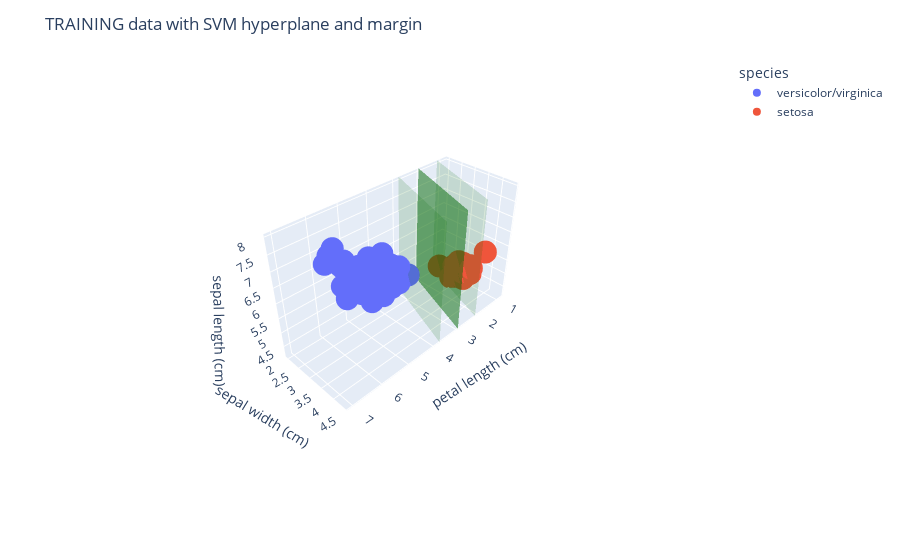

Notebook source saved alongside this figure:
### Code cell
# run the linear SVM for the separable case
w, b, alpha = linear_svm_dual_separable_case(x_train, y_train)
print(f"training accuracy = {accuracy(x_train, y_train, w, b)}")
print(f"test     accuracy = {accuracy(x_test , y_test , w, b)}")
print(f"alpha =\n {alpha}")
print(f"w = {w}")
print(f"b = {b}")
show_iris_solution(x_train, y_train, w, b, 
                   "TRAINING data with SVM hyperplane and margin")

### Figure 1 — Plotly figure (JSON) as saved in the notebook; plotly's stock layout.template omitted (floating-point values rounded to 4 significant figures)
{"data": [{"hovertemplate": "species=versicolor/virginica<br>petal length (cm)=%{x}<br>sepal width (cm)=%{y}<br>sepal length (cm)=%{z}<extra></extra>", "legendgroup": "versicolor/virginica", "marker": {"color": "#636efa", "symbol": "circle"}, "mode": "markers", "name": "versicolor/virginica", "scene": "scene", "showlegend": true, "type": "scatter3d", "x": [4.5, 5.4, 4, 3.3, 5.3, 3.8, 5, 5.1, 4.8, 3, 5.7, 5.1, 5.6, 6.1, 4, 5, 6, 4.9, 5.6, 5.5, 6, 4.7, 4.6, 4.8, 4.7, 5.3, 5.4, 4.2, 5.2, 3.5, 3.9, 4.6, 4.6, 4.4, 4.1, 6.3, 5.7, 3.3, 5.7, 5.8, 5.6, 4.9, 6.1, 5.6, 4.1, 5.5, 4.4, 4.3, 4.9, 5.1, 4, 4.5, 4, 5.9], "y": [3, 3.4, 2.3, 2.3, 2.7, 2.4, 3, 2.8, 3.2, 2.5, 3.2, 2.7, 2.6, 3, 2.5, 2.2, 3.2, 2.5, 3.4, 3, 3.3, 2.9, 2.8, 2.8, 3.2, 3.2, 3.1, 3, 3, 2.6, 2.7, 3, 2.9, 2.6, 3, 2.9, 3.3, 2.4, 3.3, 3, 3.1, 3.1, 2.8, 2.9, 2.8, 3, 2.3, 2.9, 2.8, 3, 2.8, 2.5, 2.6, 3], "z": [5.4, 6.2, 5.5, 5, 6.4, 5.5, 6.7, 5.8, 5.9, 5.1, 6.9, 6, 6.1, 7.7, 5.5, 6, 7.2, 6.3, 6.3, 6.8, 6.3, 6.1, 6.5, 6.2, 7, 6.4, 6.9, 5.9, 6.5, 5.7, 5.2, 6.1, 6.6, 5.5, 5.6, 7.3, 6.7, 4.9, 6.7, 7.2, 6.7, 6.9, 7.4, 6.3, 5.7, 6.5, 6.3, 6.4, 5.6, 5.9, 6.1, 4.9, 5.8, 7.1]}, {"hovertemplate": "species=setosa<br>petal length (cm)=%{x}<br>sepal width (cm)=%{y}<br>sepal length (cm)=%{z}<extra></extra>", "legendgroup": "setosa", "marker": {"color": "#EF553B", "symbol": "circle"}, "mode": "markers", "name": "setosa", "scene": "scene", "showlegend": true, "type": "scatter3d", "x": [1.7, 1.4, 1.2, 1.5, 1.5, 1.6, 1.4, 1.1, 1.5, 1.4, 1.3, 1.4, 1.3, 1.6, 1.3, 1.5, 1.5, 1.4, 1.4, 1.7, 1.2], "y": [3.9, 3.3, 3.2, 3.1, 3.4, 3.5, 2.9, 3, 3.1, 3.5, 3, 3.4, 3.2, 3.8, 2.3, 3.7, 3.7, 3.6, 3, 3.4, 4], "z": [5.4, 5, 5, 4.9, 5, 5, 4.4, 4.3, 4.6, 5.1, 4.4, 4.6, 4.7, 5.1, 4.5, 5.3, 5.1, 4.9, 4.9, 5.4, 5.8]}, {"color": "green", "i": [0], "j": [1], "k": [2], "opacity": 0.5, "type": "mesh3d", "x": [-43.47, 46.62, 0.6984], "y": [-122.3, 122.3, 0.01419], "z": [-45.05, -121.5, 167.3]}, {"color": "green", "i": [0], "j": [1], "k": [2], "opacity": 0.15, "type": "mesh3d", "x": [-44.19, 45.9, -0.01971], "y": [-122.1, 122.6, 0.2779], "z": [-45.05, -121.5, 167.3]}, {"color": "green", "i": [0], "j": [1], "k": [2], "opacity": 0.15, "type": "mesh3d", "x": [-42.75, 47.34, 1.417], "y": [-122.6, 122.0, -0.2495], "z": [-45.05, -121.5, 167.3]}], "layout": {"legend": {"title": {"text": "species"}, "tracegroupgap": 0}, "margin": {"t": 60}, "scene": {"aspectmode": "manual", "aspectratio": {"x": 1, "y": 0.4068, "z": 0.6102}, "domain": {"x": [0, 1], "y": [0, 1]}, "xaxis": {"range": [0.705, 7.195], "title": {"text": "petal length (cm)"}}, "yaxis": {"range": [1.88, 4.52], "title": {"text": "sepal width (cm)"}}, "zaxis": {"range": [4.12, 8.08], "title": {"text": "sepal length (cm)"}}}, "title": {"text": "TRAINING data with SVM hyperplane and margin"}}}
